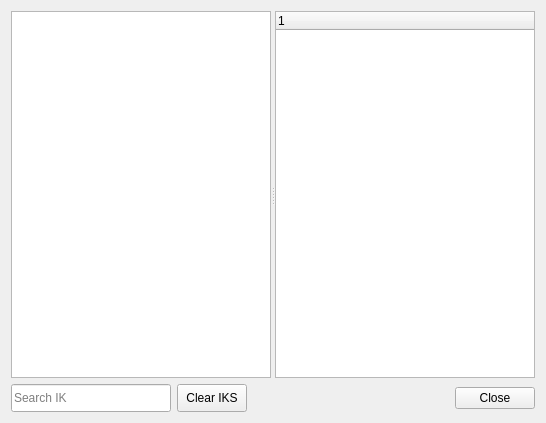
<?xml version="1.0" encoding="UTF-8"?>
<ui version="4.0">
 <class>FGEInverseKinematicsForm</class>
 <widget class="QWidget" name="FGEInverseKinematicsForm">
  <property name="geometry">
   <rect>
    <x>0</x>
    <y>0</y>
    <width>546</width>
    <height>423</height>
   </rect>
  </property>
  <property name="windowTitle">
   <string>Form</string>
  </property>
  <layout class="QGridLayout" name="gridLayout">
   <item row="0" column="0" colspan="4">
    <widget class="QSplitter" name="splitter">
     <property name="orientation">
      <enum>Qt::Horizontal</enum>
     </property>
     <widget class="QListWidget" name="ik_solvers_listWidget"/>
     <widget class="QTreeWidget" name="armature_treeWidget">
      <property name="styleSheet">
       <string notr="true">color: rgb(0, 0, 0);</string>
      </property>
      <column>
       <property name="text">
        <string>1</string>
       </property>
      </column>
     </widget>
    </widget>
   </item>
   <item row="1" column="0">
    <widget class="QLineEdit" name="lineEdit">
     <property name="minimumSize">
      <size>
       <width>160</width>
       <height>28</height>
      </size>
     </property>
     <property name="maximumSize">
      <size>
       <width>160</width>
       <height>28</height>
      </size>
     </property>
     <property name="placeholderText">
      <string>Search IK</string>
     </property>
    </widget>
   </item>
   <item row="1" column="1">
    <widget class="QPushButton" name="pushButton">
     <property name="minimumSize">
      <size>
       <width>70</width>
       <height>28</height>
      </size>
     </property>
     <property name="maximumSize">
      <size>
       <width>70</width>
       <height>28</height>
      </size>
     </property>
     <property name="text">
      <string>Clear IKS</string>
     </property>
    </widget>
   </item>
   <item row="1" column="2">
    <spacer name="horizontalSpacer">
     <property name="orientation">
      <enum>Qt::Horizontal</enum>
     </property>
     <property name="sizeHint" stdset="0">
      <size>
       <width>231</width>
       <height>20</height>
      </size>
     </property>
    </spacer>
   </item>
   <item row="1" column="3">
    <widget class="QPushButton" name="pushButton_2">
     <property name="text">
      <string>Close</string>
     </property>
    </widget>
   </item>
  </layout>
 </widget>
 <resources/>
 <connections/>
</ui>
